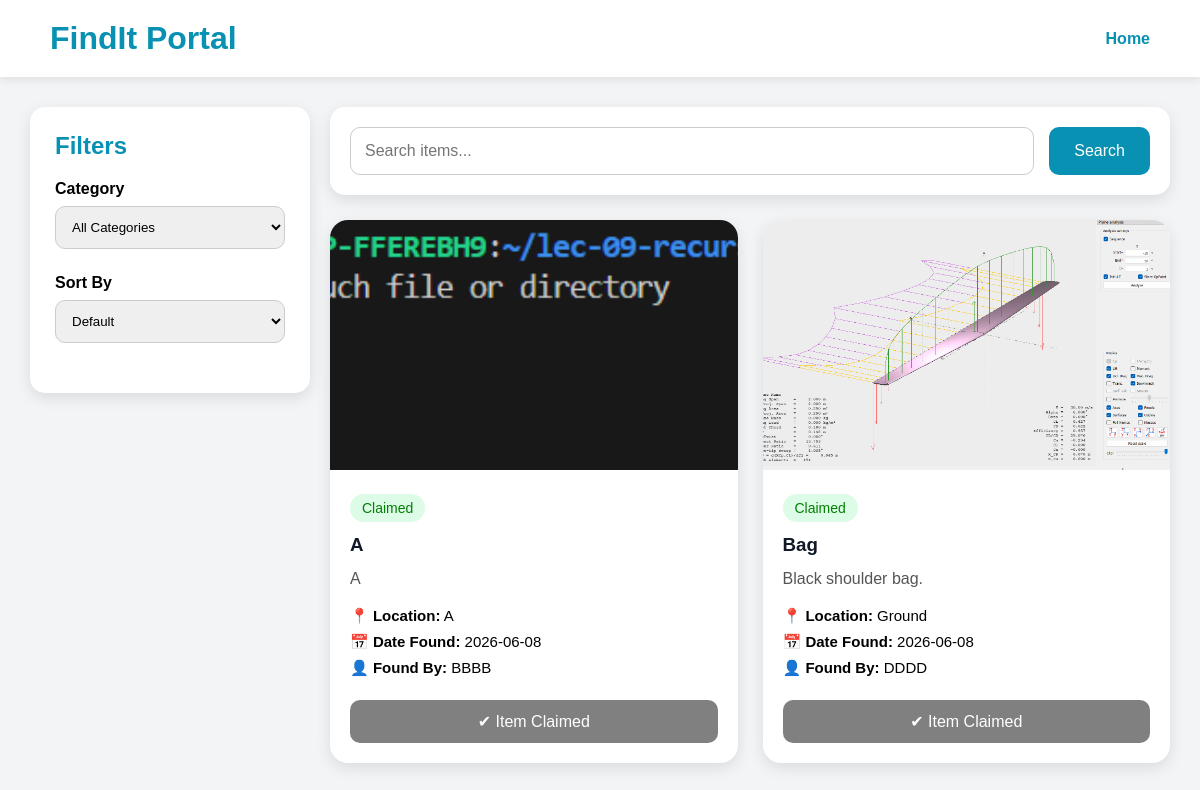
/list (signed in), run on the app's committed database.
### lost.py (models this page shows)
class FoundItem(db.Model):
    __tablename__ = "found_items"
    id = db.Column(
        db.Integer,
        primary_key=True
    )
    item_name = db.Column(
        db.String(100),
        nullable=False
    )
    category = db.Column(
        db.String(50),
        nullable=False
    )
    description = db.Column(
        db.Text,
        nullable=False
    )
    location = db.Column(
        db.String(200),
        nullable=False
    )
    date_found = db.Column(
        db.Date,
        nullable=False
    )
    phone = db.Column(
        db.String(15),
        nullable=False
    )
    image_path = db.Column(
        db.String(255)
    )
    status = db.Column(
        db.String(20),
        default="Found"
    )
    claimed_by= db.Column(
        db.Integer,
        db.ForeignKey('users.id'),
        nullable=True
    )
    is_claimed=db.Column(
        db.Boolean,
        default=False
    )
    user_id = db.Column(
        db.Integer,
        db.ForeignKey('users.id'),
        nullable=False
    )

class User(db.Model, UserMixin):
    __tablename__ = "users"
    id = db.Column(db.Integer, primary_key=True)
    fullname = db.Column(
        db.String(50),
        nullable=False
    )
    username = db.Column(
        db.String(50),
        unique=True,
        nullable=False
    )
    email = db.Column(
        db.String(120),
        unique=True,
        nullable=False
    )
    phone = db.Column(
        db.String(20),
        nullable=False
    )
    password = db.Column(
        db.String(255),
        nullable=False
    )
    lost_items = db.relationship(
        'LostItem',
        backref='owner',
        lazy=True
    )
    found_items = db.relationship(
        'FoundItem',
        backref='owner',
        lazy=True,
        foreign_keys='FoundItem.user_id'
    )
    claimed_items = db.relationship(
        'FoundItem',
        backref='claimer',
        lazy=True,
        foreign_keys='FoundItem.claimed_by'
    )

### lost.py (the view)
@app.route("/list", methods=["GET", "POST"])
@login_required
def list():
    form = SearchForm()
    query = FoundItem.query.filter_by(
        is_claimed=False
    )
    category = request.args.get("category")
    sort = request.args.get("sort")
    search = request.args.get("search")
    if category:
        query = query.filter_by(
            category=category
        )
    if search:
        query = query.filter(
            FoundItem.item_name.contains(search)
        )
    if sort == "latest":
        query = query.order_by(
            FoundItem.date_found.desc()
        )
    elif sort == "oldest":
        query = query.order_by(
            FoundItem.date_found.asc()
        )
    elif sort == "name":
        query = query.order_by(
            FoundItem.item_name.asc()
        )
    found_items = query.all()
    return render_template(
        "list.html",
        form=form,
        found_items=found_items
    )

### form.py
class SearchForm(FlaskForm):
    keyword = StringField(
        "Search Item",
        render_kw={
        "placeholder":"Search item name"
        }
    )
    category = SelectField(
        "Category",
        choices=[
         ("", "-- Select Category --"),
        ("Electronics", "Electronics"),
        ("Clothes", "Clothes"),
        ("Books", "Books"),
        ("Documents", "Documents"),
        ("Accessories", "Accessories"),
        ("Bags", "Bags"),
        ("Jewellery", "Jewellery"),
        ("Mobile Phones", "Mobile Phones"),
        ("Laptop", "Laptop"),
        ("Keys", "Keys"),
        ("Wallet", "Wallet"),
        ("ID Cards", "ID Cards"),
        ("Sports Items", "Sports Items"),
        ("Others", "Others")
        ]
    )
    submit = SubmitField("Search")

### lost.py (called while the page is built)
@login_manager.user_loader
def load_user(user_id):
    return User.query.get(int(user_id))

### templates/list.html (shortened to what this page needs)
<!DOCTYPE html>
<html lang="en">
<head>
</head>
<body>
    <nav>
        <div class="logo">
            <h1>FindIt Portal</h1>
        </div>
        <div class="nav-links">
            <a href="{{ url_for('home') }}">Home</a>
        </div>
    </nav>
    <div class="main-container">
        <div class="sidebar">
            <h2>Filters</h2>
            <div class="filter-group">
                <label>Category</label>
                <select onchange="filterCategory(this.value)">
                    <option value="">All Categories</option>
                </select>
            </div>
            <div class="filter-group">
                <label>Sort By</label>
                <select onchange="sortItems(this.value)">
                    <option value="">Default</option>
                </select>
            </div>
        </div>
        <div class="content">
            <div class="search-box">
                <form method="GET" action="{{ url_for('list') }}">
                    <input
                        type="text"
                        name="search"
                        placeholder="Search items..."
                    >
                    <button type="submit">
                        Search
                    </button>
                </form>
            </div>
            <div class="items-grid">
                {% for item in found_items %}
<div class="item-card">
    {% if item.image_path %}
    <img
    src="{{ url_for(
    'static',
    filename='uploads/' + item.image_path
    ) }}"
    >
    {% endif %}
    <div class="item-details">
        {% if item.status == "Claimed" %}
        <span class="category"
        style="background:#dcfce7;color:green">
            Claimed
        </span>
        {% else %}
        <span class="category">
            {{ item.category }}
        </span>
        {% endif %}
        <h3>
            {{ item.item_name }}
        </h3>
        <p class="description">
            {{ item.description }}
        </p>
        <p class="info">
            📍 <strong>Location:</strong>
            {{ item.location }}
        </p>
        <p class="info">
            📅 <strong>Date Found:</strong>
            {{ item.date_found }}
        </p>
        <p class="info">
            👤 <strong>Found By:</strong>
            {{ item.owner.username }}
        </p>
        {% if item.status != "Claimed" %}
        <form action="{{url_for('claim',id=item.id)}}" method="POST">
            <button class="contact-btn">
            Request Claim
            </button>
        </form>
        <a href="{{ url_for(
        'claim',
        id=item.id
        ) }}">
            <button class="contact-btn"
            style="margin-top:10px;background:#16a34a">
                Claim Item
            </button>
        </a>
        {% else %}
        <button class="contact-btn"
        style="background:gray">
            ✔ Item Claimed
        </button>
        {% endif %}
    </div>
</div>
{% endfor %}
            </div>
        </div>
    </div>
</body>
</html>

### templates/list.html (style rules this page uses)
* { margin:0; padding:0; box-sizing:border-box; font-family:Arial, sans-serif; }
body { background:#f3f4f6; }
nav { background:white; padding:20px 50px; display:flex; justify-content:space-between; align-items:center; box-shadow:0 2px 10px rgba(0,0,0,0.1); position:sticky; top:0; z-index:100; }
.logo h1 { color:#0891b2; font-size:32px; }
.nav-links a { text-decoration:none; margin-left:20px; color:#0891b2; font-weight:bold; }
.main-container { display:flex; gap:20px; padding:30px; }
.sidebar { width:280px; background:white; padding:25px; border-radius:15px; height:fit-content; box-shadow:0 5px 15px rgba(0,0,0,0.1); }
.sidebar h2 { margin-bottom:20px; color:#0891b2; }
.filter-group { margin-bottom:25px; }
.filter-group label { display:block; margin-bottom:8px; font-weight:bold; }
.filter-group input, .filter-group select { width:100%; padding:12px; border:1px solid #ccc; border-radius:10px; }
.content { flex:1; }
.search-box { background:white; padding:20px; border-radius:15px; box-shadow:0 5px 15px rgba(0,0,0,0.1); margin-bottom:25px; }
.search-box form { display:flex; gap:15px; flex-wrap:wrap; }
.search-box input { flex:1; padding:14px; border:1px solid #ccc; border-radius:10px; font-size:16px; }
.search-box button { padding:14px 25px; border:none; background:#0891b2; color:white; border-radius:10px; cursor:pointer; font-size:16px; }
.items-grid { display:grid; grid-template-columns:repeat(auto-fit,minmax(280px,1fr)); gap:25px; }
.item-card { background:white; border-radius:18px; overflow:hidden; box-shadow:0 5px 15px rgba(0,0,0,0.1); transition:0.3s; }
.item-card img { width:100%; height:250px; object-fit:cover; }
.item-details { padding:20px; }
.item-details h3 { color:#111827; margin-bottom:10px; }
.category { display:inline-block; background:#cffafe; color:#0e7490; padding:6px 12px; border-radius:20px; font-size:14px; margin-bottom:12px; }
.description { color:#555; margin-bottom:15px; line-height:1.6; }
.info { margin-bottom:8px; font-size:15px; }
.contact-btn { width:100%; margin-top:15px; padding:12px; border:none; background:#0891b2; color:white; border-radius:10px; cursor:pointer; font-size:16px; }

### data on the page
FoundItem: image_path (picture), status "Claimed", item_name "A", description "A", location "A", date_found "2026-06-08", owner.username "BBBB"
FoundItem: image_path (picture), status "Claimed", item_name "Bag", description "Black shoulder bag.", location "Ground", date_found "2026-06-08", owner.username "DDDD"
